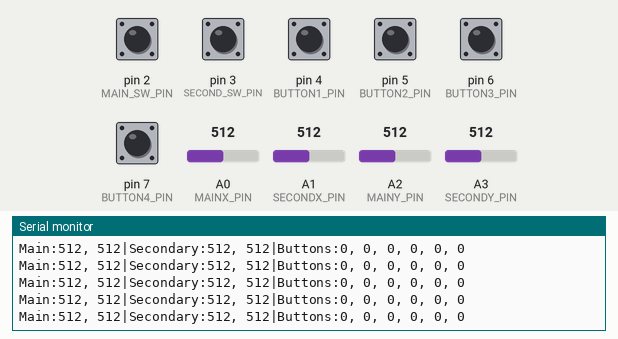
Bench run of a sketch on a simulated Arduino Uno, built with avr-gcc and run on an emulated ATmega328P. Shown: the last lines printed to the serial monitor. The test bench sets the inputs (shaded band); at power-on: pin 2 (MAIN_SW_PIN), pin 3 (SECOND_SW_PIN) HIGH, pin 4 (BUTTON1_PIN), pin 5 (BUTTON2_PIN), pin 6 (BUTTON3_PIN), pin 7 (BUTTON4_PIN) LOW, A0 (MAINX_PIN) = 512, A1 (SECONDX_PIN) = 512, A2 (MAINY_PIN) = 512, A3 (SECONDY_PIN) = 512.

Above: at 1.2 s.
1.3 s: A0 (MAINX_PIN) set to 110
At 1.42 s:
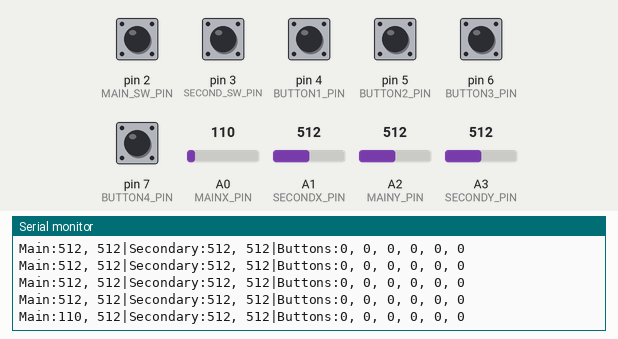
4.3 s: A0 (MAINX_PIN) set to 90
At 4.3 s:
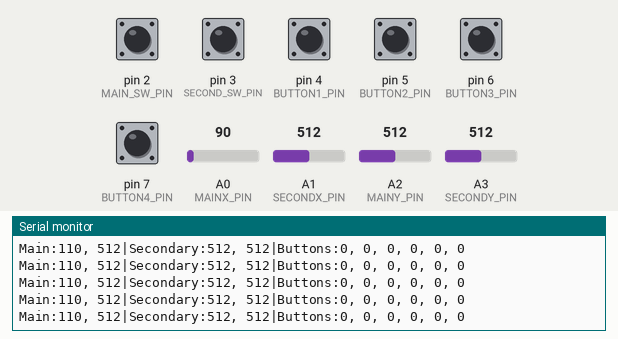
7.3 s: A1 (SECONDX_PIN) set to 105
At 7.32 s:
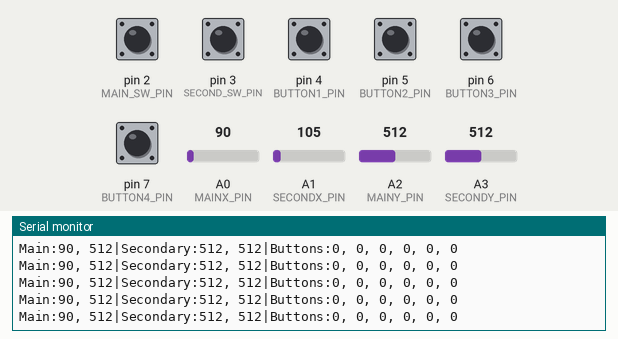
10.3 s: A1 (SECONDX_PIN) set to 95
At 10.33 s:
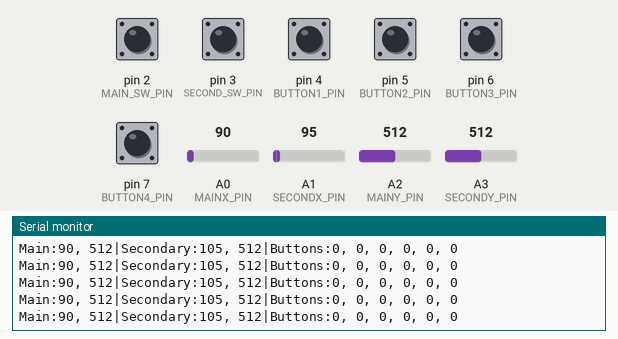
13.3 s: A2 (MAINY_PIN) set to 107
At 13.3 s:
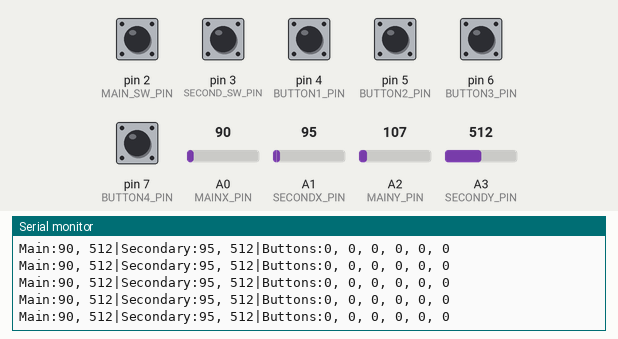
16.3 s: A2 (MAINY_PIN) set to 88
At 16.32 s:
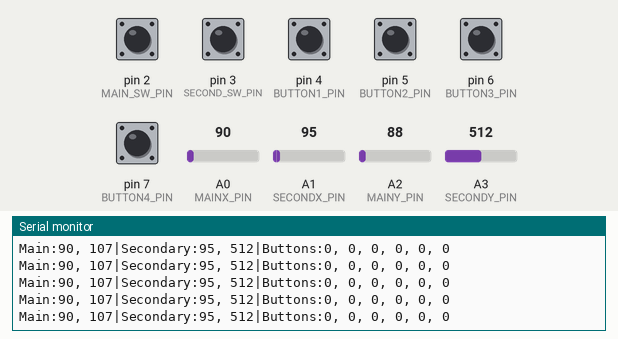
Timing chart, 0 to 19.3 s (numbered marks = the images above; inputs shaded):
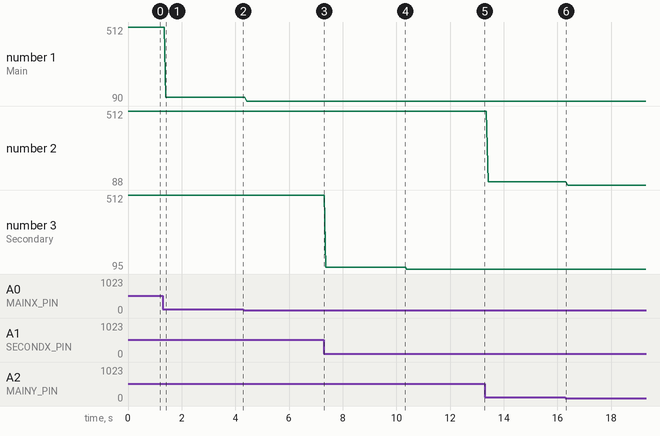

The sketch:

controles_joystick.ino
```cpp
#include <ezButton.h>

#define MAINX_PIN A0
#define MAINY_PIN A2
#define SECONDX_PIN A1
#define SECONDY_PIN A3
#define MAIN_SW_PIN 2
#define SECOND_SW_PIN 3

#define BUTTON1_PIN 4
#define BUTTON2_PIN 5
#define BUTTON3_PIN 6
#define BUTTON4_PIN 7

ezButton button1(MAIN_SW_PIN);
ezButton button2(SECOND_SW_PIN);

int x1Value = 0;
int y1Value = 0;
int b1Value = 0;

int x2Value = 0;
int y2Value = 0;
int b2Value = 0;

bool buttonState1 = 0;
bool buttonState2 = 0;
bool buttonState3 = 0;
bool buttonState4 = 0;

void setup() {
    Serial.begin(9600);
    button1.setDebounceTime(50);
    button2.setDebounceTime(50);

    pinMode(BUTTON1_PIN, INPUT);
    pinMode(BUTTON2_PIN, INPUT);
    pinMode(BUTTON3_PIN, INPUT);
    pinMode(BUTTON4_PIN, INPUT);
}

void loop() {
    button1.loop();
    button2.loop();

    // Read analog X and Y analog values
    x1Value = analogRead(MAINX_PIN);
    y1Value = analogRead(MAINY_PIN);
    x2Value = analogRead(SECONDX_PIN);
    y2Value = analogRead(SECONDY_PIN);

    // Read the button1 value
    b1Value = !button1.getState();
    b2Value = !button2.getState();

    buttonState1 = digitalRead(BUTTON1_PIN);
    buttonState2 = digitalRead(BUTTON2_PIN);
    buttonState3 = digitalRead(BUTTON3_PIN);
    buttonState4 = digitalRead(BUTTON4_PIN);

    // Print data to Serial Monitor on Arduino IDE
    Serial.print("Main:");
    Serial.print(x1Value);
    Serial.print(", ");
    Serial.print(y1Value);

    Serial.print("|Secondary:");
    Serial.print(x2Value);
    Serial.print(", ");
    Serial.print(y2Value);

    Serial.print("|Buttons:");
    Serial.print(b1Value);
    Serial.print(", ");
    Serial.print(b2Value);
    Serial.print(", ");
    Serial.print(buttonState1);
    Serial.print(", ");
    Serial.print(buttonState2);
    Serial.print(", ");
    Serial.print(buttonState3);
    Serial.print(", ");
    Serial.println(buttonState4);
}
```

Measured:
- after the input at 1.3 s, the serial monitor: prints a new line after 0.11 s (image 1)
- plotted number 1: 512 → 110 after the input at 1.3 s, 110 → 90 after the input at 4.3 s
- plotted number 2: 512 → 107 after the input at 13.3 s, 107 → 88 after the input at 16.3 s
- plotted number 3: 512 → 105 after the input at 7.3 s, 105 → 95 after the input at 10.3 s
